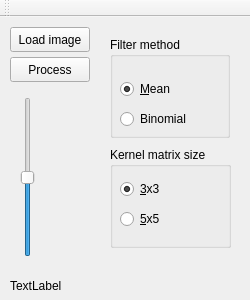
<?xml version="1.0" encoding="UTF-8"?>
<ui version="4.0">
 <class>MainWindow</class>
 <widget class="QMainWindow" name="MainWindow">
  <property name="geometry">
   <rect>
    <x>0</x>
    <y>0</y>
    <width>250</width>
    <height>300</height>
   </rect>
  </property>
  <property name="windowTitle">
   <string>MainWindow</string>
  </property>
  <widget class="QWidget" name="centralWidget">
   <widget class="QSlider" name="slider">
    <property name="geometry">
     <rect>
      <x>20</x>
      <y>80</y>
      <width>16</width>
      <height>160</height>
     </rect>
    </property>
    <property name="minimum">
     <number>1</number>
    </property>
    <property name="maximum">
     <number>100</number>
    </property>
    <property name="value">
     <number>50</number>
    </property>
    <property name="orientation">
     <enum>Qt::Vertical</enum>
    </property>
   </widget>
   <widget class="QLabel" name="valueLabel">
    <property name="geometry">
     <rect>
      <x>10</x>
      <y>260</y>
      <width>58</width>
      <height>18</height>
     </rect>
    </property>
    <property name="text">
     <string>TextLabel</string>
    </property>
   </widget>
   <widget class="QPushButton" name="loadButton">
    <property name="geometry">
     <rect>
      <x>10</x>
      <y>10</y>
      <width>80</width>
      <height>25</height>
     </rect>
    </property>
    <property name="text">
     <string>Load image</string>
    </property>
   </widget>
   <widget class="QPushButton" name="processButton">
    <property name="geometry">
     <rect>
      <x>10</x>
      <y>40</y>
      <width>80</width>
      <height>25</height>
     </rect>
    </property>
    <property name="text">
     <string>Process</string>
    </property>
   </widget>
   <widget class="QGroupBox" name="methodGroupBox">
    <property name="geometry">
     <rect>
      <x>110</x>
      <y>20</y>
      <width>120</width>
      <height>101</height>
     </rect>
    </property>
    <property name="title">
     <string>Filter method</string>
    </property>
    <widget class="QRadioButton" name="meanRadioButton">
     <property name="geometry">
      <rect>
       <x>10</x>
       <y>40</y>
       <width>100</width>
       <height>24</height>
      </rect>
     </property>
     <property name="text">
      <string>&amp;Mean</string>
     </property>
     <property name="checked">
      <bool>true</bool>
     </property>
    </widget>
    <widget class="QRadioButton" name="binomialRadioButton">
     <property name="geometry">
      <rect>
       <x>10</x>
       <y>70</y>
       <width>100</width>
       <height>24</height>
      </rect>
     </property>
     <property name="text">
      <string>Binomial</string>
     </property>
    </widget>
   </widget>
   <widget class="QGroupBox" name="sizeGroupBox">
    <property name="geometry">
     <rect>
      <x>110</x>
      <y>130</y>
      <width>121</width>
      <height>101</height>
     </rect>
    </property>
    <property name="title">
     <string>Kernel matrix size</string>
    </property>
    <widget class="QRadioButton" name="size3RadioButton">
     <property name="geometry">
      <rect>
       <x>10</x>
       <y>30</y>
       <width>100</width>
       <height>24</height>
      </rect>
     </property>
     <property name="text">
      <string>&amp;3x3</string>
     </property>
     <property name="checked">
      <bool>true</bool>
     </property>
    </widget>
    <widget class="QRadioButton" name="size5RadioButton">
     <property name="geometry">
      <rect>
       <x>10</x>
       <y>60</y>
       <width>100</width>
       <height>24</height>
      </rect>
     </property>
     <property name="text">
      <string>&amp;5x5</string>
     </property>
    </widget>
   </widget>
  </widget>
  <widget class="QToolBar" name="mainToolBar">
   <attribute name="toolBarArea">
    <enum>TopToolBarArea</enum>
   </attribute>
   <attribute name="toolBarBreak">
    <bool>false</bool>
   </attribute>
  </widget>
 </widget>
 <layoutdefault spacing="6" margin="11"/>
 <resources/>
 <connections/>
</ui>
